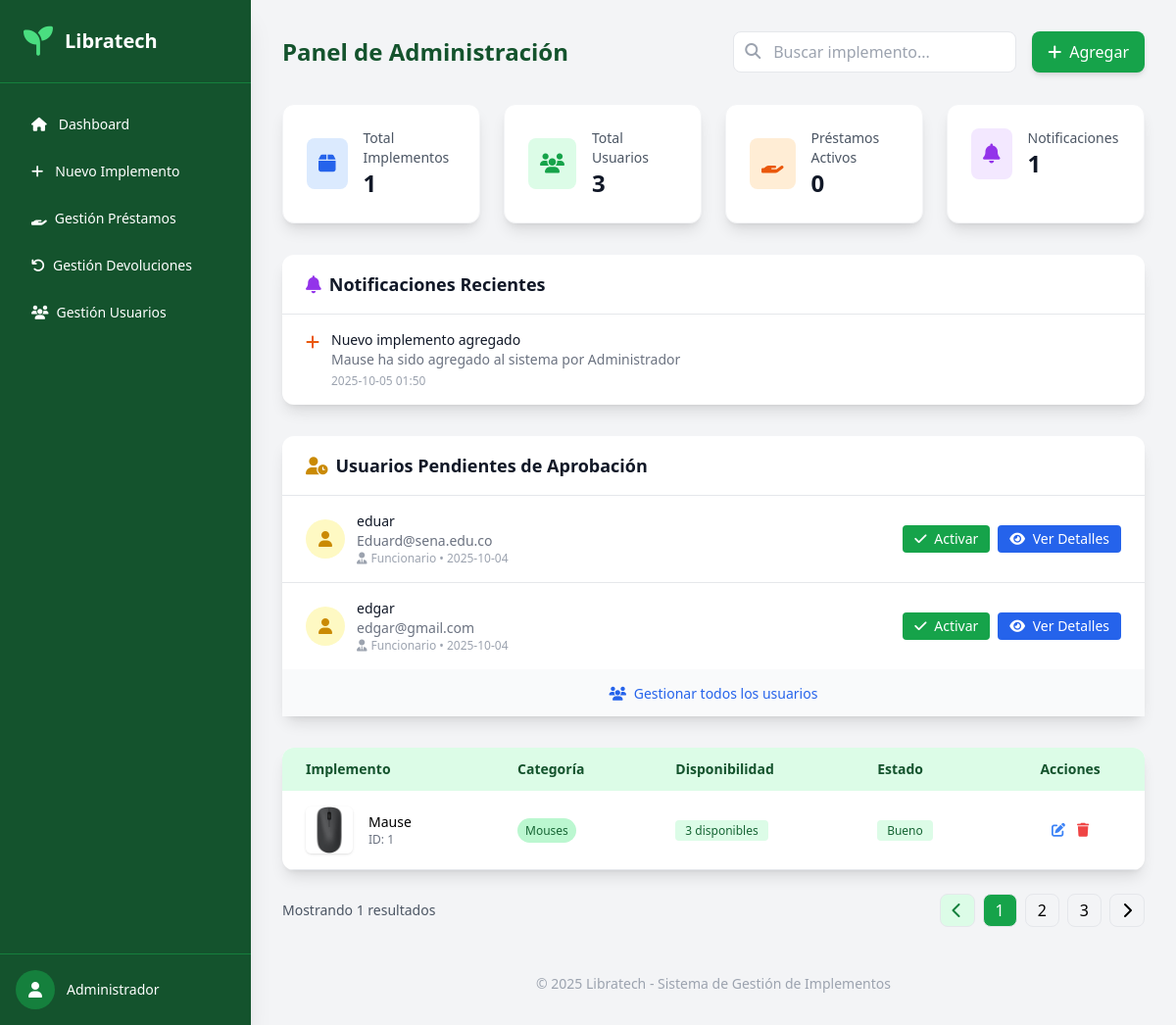
The page /admin/ (signed in) on the database as committed earlier.
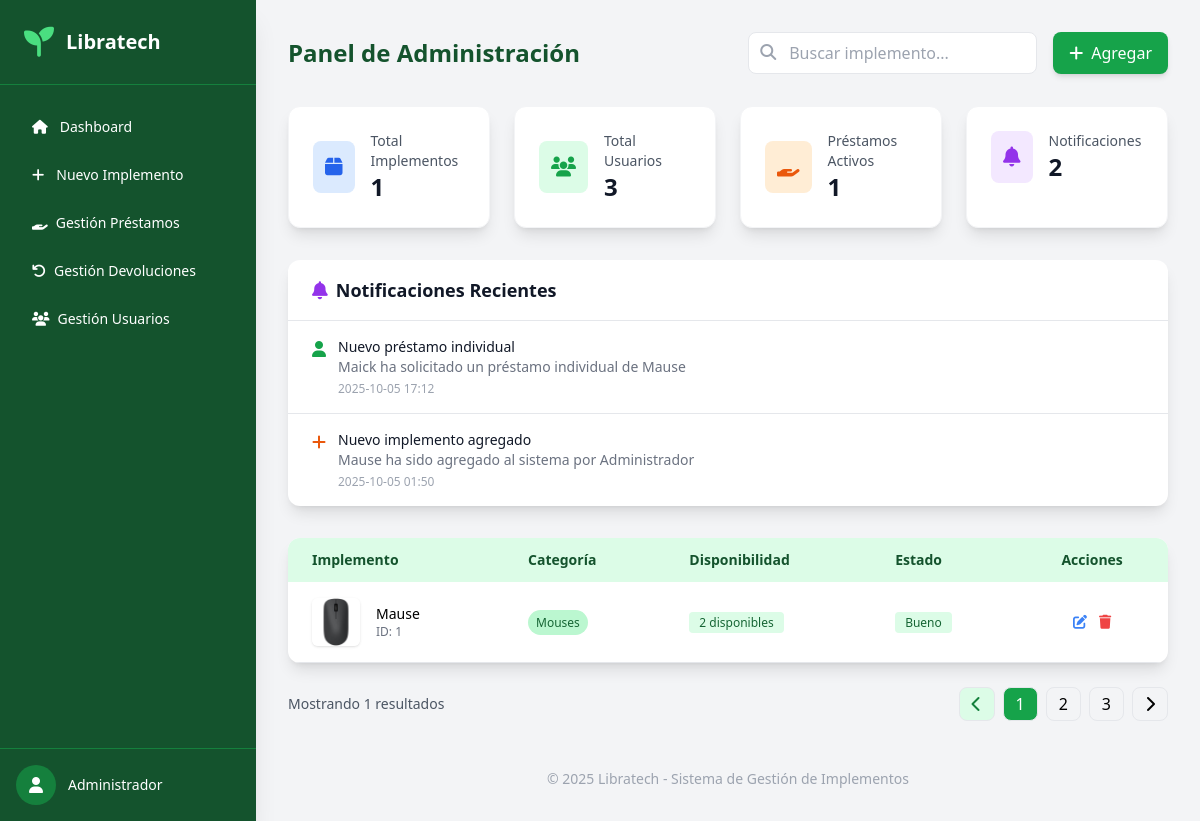
The same page on the database as committed later.
### tables this page shows
CREATE TABLE notificaciones (
                id INTEGER PRIMARY KEY AUTOINCREMENT,
                tipo TEXT NOT NULL CHECK(tipo IN ('prestamo_individual', 'prestamo_multiple', 'devolucion', 'implemento_nuevo')),
                titulo TEXT NOT NULL,
                mensaje TEXT NOT NULL,
                fk_usuario INTEGER,
                fk_prestamo INTEGER,
                leida BOOLEAN DEFAULT 0,
                fecha_creacion TIMESTAMP DEFAULT CURRENT_TIMESTAMP,
                FOREIGN KEY (fk_usuario) REFERENCES usuarios(id),
                FOREIGN KEY (fk_prestamo) REFERENCES prestamos(id)
            );

CREATE TABLE usuarios (
                id INTEGER PRIMARY KEY AUTOINCREMENT,
                nombre TEXT NOT NULL UNIQUE,
                email TEXT NOT NULL UNIQUE,
                telefono TEXT NOT NULL UNIQUE,
                password TEXT NOT NULL,
                rol TEXT DEFAULT 'funcionario' CHECK(rol IN ('admin', 'instructor', 'funcionario')),
                activo BOOLEAN DEFAULT 0,
                fecha_registro TIMESTAMP DEFAULT CURRENT_TIMESTAMP
            );

CREATE TABLE implementos (
                id INTEGER PRIMARY KEY AUTOINCREMENT,
                implemento TEXT NOT NULL,
                descripcion TEXT NOT NULL,
                disponibilidad INTEGER NOT NULL DEFAULT 0,
                categoria TEXT,
                imagen_url TEXT,
                estado TEXT DEFAULT 'Bueno' CHECK(estado IN ('Bueno', 'Desgaste notable', 'Dañado')),
                fecha_creacion TIMESTAMP DEFAULT CURRENT_TIMESTAMP,
                fecha_actualizacion TIMESTAMP DEFAULT CURRENT_TIMESTAMP
            );

### routes/admin.py (the view)
@admin_bp.route('/')
@admin_bp.route('/')
@login_required
def admin():
    if not is_admin():
        flash('No tienes permisos para acceder a esta página', 'error')
        return redirect('/')
    conn = get_db_connection()
    total_implementos = conn.execute('SELECT COUNT(*) as count FROM implementos').fetchone()['count']
    total_usuarios = conn.execute('SELECT COUNT(*) as count FROM usuarios').fetchone()['count']
    total_prestamos = conn.execute('SELECT COUNT(*) as count FROM prestamos').fetchone()['count']
    prestamos_activos = conn.execute('SELECT COUNT(*) as count FROM prestamos WHERE fecha_devolucion IS NULL').fetchone()['count']
    implementos = conn.execute('SELECT * FROM implementos ORDER BY fecha_creacion DESC LIMIT 5').fetchall()
    notificaciones = conn.execute('''
        SELECT n.*, u.nombre as usuario_nombre
        FROM notificaciones n
        LEFT JOIN usuarios u ON n.fk_usuario = u.id
        WHERE n.leida = 0
        ORDER BY n.fecha_creacion DESC
        LIMIT 10
    ''').fetchall()
    usuarios_pendientes = conn.execute('''
        SELECT id, nombre, email, rol, fecha_registro
        FROM usuarios
        WHERE activo = 0
        ORDER BY fecha_registro DESC
        LIMIT 5
    ''').fetchall()
    conn.close()
    return render_template('admin/panel_administrador.html',
                    total_implementos=total_implementos,
                    total_usuarios=total_usuarios,
                    total_prestamos=total_prestamos,
                    prestamos_activos=prestamos_activos,
                    implementos=implementos,
                    notificaciones=notificaciones,
                    usuarios_pendientes=usuarios_pendientes)

### app.py (called while the page is built)
@app.context_processor
def inject_user():
    return dict(
        current_user={
            'id': session.get('user_id'),
            'nombre': session.get('user_nombre'),
            'email': session.get('user_email'),
            'rol': session.get('rol'),
            'is_authenticated': 'user_id' in session
        }
    )

### routes/admin.py (called while the page is built)
def is_admin():
    return session.get('user_email') == 'Eduard@gmail.com' or session.get('rol') == 'admin'

### routes/login.py (called while the page is built)
def login_required(view):
    from functools import wraps
    @wraps(view)
    def wrapped_view(*args, **kwargs):
        if 'user_id' not in session:
            flash('Por favor, inicie sesión para acceder a esta página', 'error')
            return redirect(url_for('login.login'))
        return view(*args, **kwargs)
    return wrapped_view

### utils/db.py (called while the page is built)
def get_db_connection():
    conn = sqlite3.connect('models/database.db')
    conn.row_factory = sqlite3.Row
    return conn

### templates/admin/panel_administrador.html (shortened to what the changed rows need)
<!DOCTYPE html>
<html lang="es">
<head>
  <script src="https://cdn.tailwindcss.com"></script>
  <link rel="stylesheet" href="https://cdnjs.cloudflare.com/ajax/libs/font-awesome/6.4.0/css/all.min.css">
</head>
<body class="bg-gray-100 flex min-h-screen">
  <aside class="w-64 bg-green-900 text-white flex flex-col fixed h-full shadow-xl">
    <div class="p-6 flex items-center space-x-3 border-b border-green-700">
      <h2 class="text-xl font-bold">Libratech</h2>
    </div>
  </aside>
  <main class="flex-1 ml-64 p-8">
    <div class="flex justify-between items-center mb-8">
      <h1 class="text-2xl font-bold text-green-900">Panel de Administración</h1>
    </div>
    <div class="grid grid-cols-1 md:grid-cols-4 gap-6 mb-8">
        <div class="bg-white p-6 rounded-xl shadow-lg border border-gray-100">
            <div class="flex items-center">
                <div class="ml-4">
                    <p class="text-sm font-medium text-gray-600">Préstamos Activos</p>
                    <p class="text-2xl font-bold text-gray-900">{{ prestamos_activos }}</p>
                </div>
            </div>
        </div>
        <div class="bg-white p-6 rounded-xl shadow-lg border border-gray-100">
            <div class="flex items-center">
                <div class="ml-4">
                    <p class="text-sm font-medium text-gray-600">Notificaciones</p>
                    <p class="text-2xl font-bold text-gray-900">{{ notificaciones|length }}</p>
                </div>
            </div>
        </div>
    </div>
    {% if notificaciones %}
    <div class="bg-white rounded-xl shadow-lg mb-8">
        <div class="px-6 py-4 border-b border-gray-200">
            <h2 class="text-lg font-semibold text-gray-900 flex items-center">
                <i class="fas fa-bell mr-2 text-purple-600"></i>
                Notificaciones Recientes
            </h2>
        </div>
        <div class="divide-y divide-gray-200">
            {% for notificacion in notificaciones[:5] %}
            <div class="px-6 py-4 hover:bg-gray-50 transition">
                <div class="flex items-start space-x-3">
                    <div class="flex-shrink-0">
                        {% if notificacion.tipo == 'prestamo_individual' %}
                            <i class="fas fa-user text-green-600"></i>
                        {% elif notificacion.tipo == 'prestamo_multiple' %}
                            <i class="fas fa-users text-purple-600"></i>
                        {% elif notificacion.tipo == 'devolucion' %}
                            <i class="fas fa-undo text-blue-600"></i>
                        {% elif notificacion.tipo == 'implemento_nuevo' %}
                            <i class="fas fa-plus text-orange-600"></i>
                        {% else %}
                            <i class="fas fa-info-circle text-gray-600"></i>
                        {% endif %}
                    </div>
                    <div class="flex-1 min-w-0">
                        <p class="text-sm font-medium text-gray-900">{{ notificacion.titulo }}</p>
                        <p class="text-sm text-gray-500">{{ notificacion.mensaje }}</p>
                        <p class="text-xs text-gray-400 mt-1">{{ notificacion.fecha_creacion[:16] }}</p>
                    </div>
                </div>
            </div>
            {% endfor %}
        </div>
    </div>
    {% endif %}
    {% if usuarios_pendientes %}
    <div class="bg-white rounded-xl shadow-lg mb-8">
        <div class="px-6 py-4 border-b border-gray-200">
            <h2 class="text-lg font-semibold text-gray-900 flex items-center">
                <i class="fas fa-user-clock mr-2 text-yellow-600"></i>
                Usuarios Pendientes de Aprobación
            </h2>
        </div>
        <div class="divide-y divide-gray-200">
            {% for usuario in usuarios_pendientes %}
            <div class="px-6 py-4 hover:bg-gray-50 transition">
                <div class="flex items-center justify-between">
                    <div class="flex items-center space-x-3">
                        <div class="flex-shrink-0">
                            <div class="w-10 h-10 bg-yellow-100 rounded-full flex items-center justify-center">
                                <i class="fas fa-user text-yellow-600"></i>
                            </div>
                        </div>
                        <div>
                            <p class="text-sm font-medium text-gray-900">{{ usuario.nombre }}</p>
                            <p class="text-sm text-gray-500">{{ usuario.email }}</p>
                            <p class="text-xs text-gray-400">
                                {% if usuario.rol == 'instructor' %}
                                    <i class="fas fa-chalkboard-teacher mr-1"></i>Instructor
                                {% else %}
                                    <i class="fas fa-user-tie mr-1"></i>Funcionario
                                {% endif %}
                                • {{ usuario.fecha_registro[:10] if usuario.fecha_registro else 'Fecha no disponible' }}
                            </p>
                        </div>
                    </div>
                    <div class="flex space-x-2">
                        <button onclick="activarUsuario({{ usuario.id }}, '{{ usuario.nombre }}')"
                                class="bg-green-600 hover:bg-green-700 text-white px-3 py-1 rounded text-sm transition duration-200">
                            <i class="fas fa-check mr-1"></i>
                            Activar
                        </button>
                        <a href="{{ url_for('admin.gestion_usuarios') }}"
                           class="bg-blue-600 hover:bg-blue-700 text-white px-3 py-1 rounded text-sm transition duration-200">
                            <i class="fas fa-eye mr-1"></i>
                            Ver Detalles
                        </a>
                    </div>
                </div>
            </div>
            {% endfor %}
        </div>
        <div class="px-6 py-3 bg-gray-50 text-center">
            <a href="{{ url_for('admin.gestion_usuarios') }}" class="text-sm text-blue-600 hover:text-blue-800">
                <i class="fas fa-users mr-1"></i>
                Gestionar todos los usuarios
            </a>
        </div>
    </div>
    {% endif %}
    <div class="bg-white rounded-xl shadow-lg overflow-hidden">
      <table class="w-full text-sm">
        <thead class="bg-green-100 text-green-900">
          <tr>
            <th class="px-6 py-3 text-left">Implemento</th>
            <th class="px-6 py-3 text-left">Categoría</th>
            <th class="px-6 py-3 text-left">Disponibilidad</th>
            <th class="px-6 py-3 text-left">Estado</th>
            <th class="px-6 py-3 text-center">Acciones</th>
          </tr>
        </thead>
        <tbody>
          {% for implemento in implementos %}
          <tr class="border-b hover:bg-green-50 transition">
            <td class="px-6 py-4 flex items-center">
              {% if implemento['imagen_url'] %}
              <img src="{{ url_for('static', filename='uploads/' + implemento['imagen_url']) }}" alt="{{ implemento['implemento'] }}" class="w-12 h-12 rounded-md object-cover mr-4 shadow">
              {% else %}
              <div class="w-12 h-12 rounded-md bg-gray-100 flex items-center justify-center mr-4">
                <i class="fas fa-box text-gray-400"></i>
              </div>
              {% endif %}
              <div>
                <p class="font-medium">{{ implemento['implemento'] }}</p>
                <p class="text-xs text-gray-500">ID: {{ implemento['id'] }}</p>
              </div>
            </td>
            <td class="px-6 py-4">
              <span class="px-2 py-1 bg-green-200 text-green-800 text-xs font-medium rounded-full capitalize">
                {{ implemento['categoria'] }}
              </span>
            </td>
            <td class="px-6 py-4">
              {% if implemento['disponibilidad'] > 0 %}
              <span class="bg-green-100 text-green-800 text-xs font-medium px-2.5 py-0.5 rounded">
                {{ implemento['disponibilidad'] }} disponibles
              </span>
              {% else %}
              <span class="bg-red-100 text-red-800 text-xs font-medium px-2.5 py-0.5 rounded">
                Agotado
              </span>
              {% endif %}
            </td>
            <td class="px-6 py-4">
              {% if implemento['estado'] == 'Bueno' %}
                <span class="bg-green-100 text-green-800 text-xs font-medium px-2.5 py-0.5 rounded">Bueno</span>
              {% elif implemento['estado'] == 'Desgaste notable' %}
                <span class="bg-yellow-100 text-yellow-800 text-xs font-medium px-2.5 py-0.5 rounded">Desgaste notable</span>
              {% elif implemento['estado'] == 'Dañado' %}
                <span class="bg-red-100 text-red-800 text-xs font-medium px-2.5 py-0.5 rounded">Dañado</span>
              {% else %}
                <span class="bg-gray-100 text-gray-800 text-xs font-medium px-2.5 py-0.5 rounded">{{ implemento['estado'] }}</span>
              {% endif %}
            </td>
            <td class="px-6 py-4">
              <div class="flex justify-center space-x-3">
                <a href="{{ url_for('admin.editar_implemento', id=implemento['id']) }}" class="text-blue-500 hover:text-blue-700">
                  <i class="fas fa-edit"></i>
                </a>
                <form action="{{ url_for('admin.eliminar_implemento', id=implemento['id']) }}" method="POST" onsubmit="return confirm('¿Está seguro de que desea eliminar este implemento?');">
                  <button type="submit" class="text-red-500 hover:text-red-700">
                    <i class="fas fa-trash"></i>
                  </button>
                </form>
              </div>
            </td>
          </tr>
          {% endfor %}
        </tbody>
      </table>
    </div>
  </main>
</body>
</html>

Rows that differ between the two databases and show on the page:
no longer on this page (row edited): usuarios: nombre "eduar", email "Eduard@sena.edu.co", rol "funcionario" (drawn), fecha_registro "2025-10-04"
removed usuarios: nombre "edgar", email "edgar@gmail.com", rol "funcionario" (drawn), fecha_registro "2025-10-04"
added notificaciones: titulo "Nuevo préstamo individual", mensaje "Maick ha solicitado un préstamo individual de Mause", fecha_creacion "2025-10-05 17:12"
changed implementos "Mause": disponibilidad "3" → "2"
Other text that changed with them:
{{ prestamos_activos }}: "0" → "1"
{{ notificaciones|length }}: "1" → "2"
text no longer shown: "Usuarios Pendientes de Aprobación Gestionar todos los usuarios"
